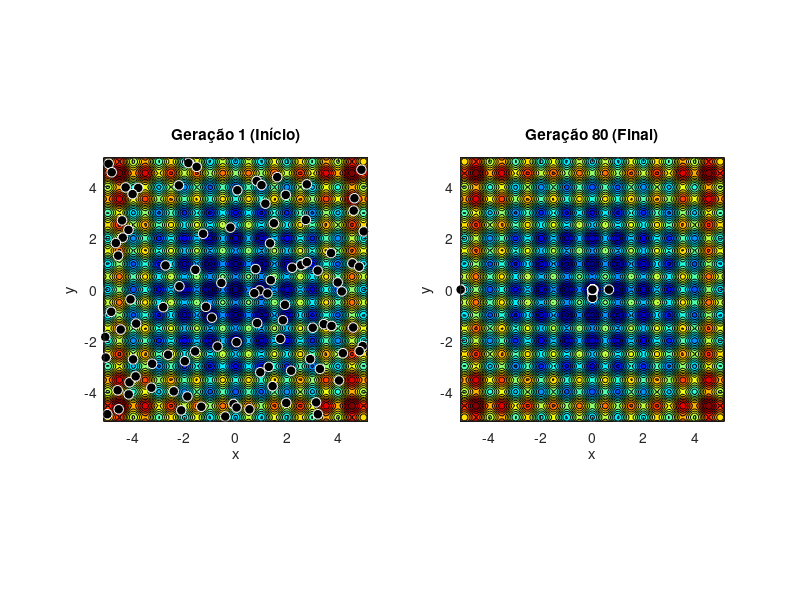
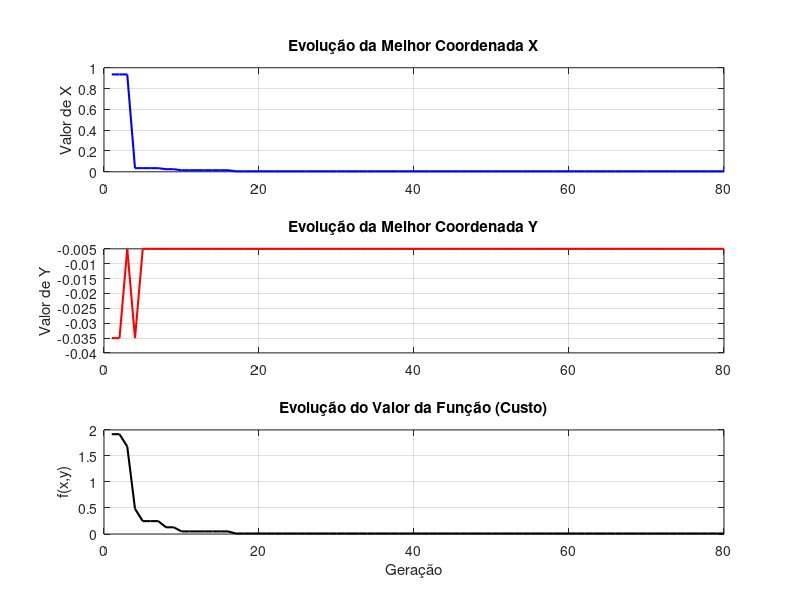
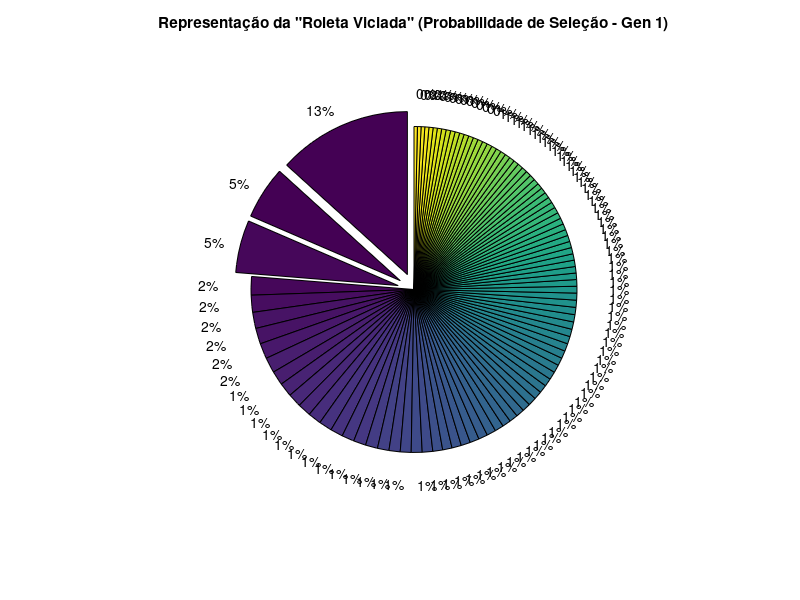

Write MATLAB code to recreate these figures, in order. (Note: this script raises an error after producing the figures.)
% -------------------------------------------------------------------------
% Gerador de Gráficos para Relatório - Algoritmo Genético (GA)
% Código Limpo e Corrigido
% -------------------------------------------------------------------------
clear; clc; close all;

%% 1. PARÂMETROS E CONFIGURAÇÃO
pop_size = 100;          % Tamanho da população
lchrome = 10;           % Tamanho do cromossoma (bits)
maxgen = 80;            % Número de gerações
p_cross = 0.75;         % Probabilidade de cruzamento
p_mut = 0.003;           % Probabilidade de mutação
num_vars = 2;           
total_bits = lchrome * num_vars; 

% --- ESCOLHA DA FUNÇÃO (1 ou 2) ---
funcao_escolhida = 2;   % <--- Mude para 1 ou 2 conforme necessário

if funcao_escolhida == 1
    limit_range = [-2.048, 2.048]; 
else
    limit_range = [-5.12, 5.12];   
end
min_val = limit_range(1);
max_val = limit_range(2);

%% 2. INICIALIZAÇÃO
CHROME = randi([0, 1], pop_size, total_bits);

% Arrays para guardar histórico
hist_best_cost = zeros(1, maxgen);
hist_best_x = zeros(1, maxgen);
hist_best_y = zeros(1, maxgen);

% Variáveis para guardar "fotos" da população
pop_gen_1_x = []; pop_gen_1_y = [];
pop_gen_final_x = []; pop_gen_final_y = [];
roulette_probs_gen1 = []; % Para guardar a roleta

%% 3. CICLO EVOLUTIVO
for gen = 1:maxgen
    
    % --- DECODIFICAÇÃO ---
    x_pop = zeros(pop_size, 1);
    y_pop = zeros(pop_size, 1);
    
    for i = 1:pop_size
        bits_x = CHROME(i, 1:lchrome);
        bits_y = CHROME(i, lchrome+1:end);
        % Conversão manual Binário -> Decimal
        % (Garante funcionamento sem toolbox extra)
        int_x = sum(bits_x .* (2.^(lchrome-1:-1:0)));
        int_y = sum(bits_y .* (2.^(lchrome-1:-1:0)));
        % Mapeamento real
        x_pop(i) = min_val + (int_x / (2^lchrome - 1)) * (max_val - min_val);
        y_pop(i) = min_val + (int_y / (2^lchrome - 1)) * (max_val - min_val);
    end
    
    % --- GUARDAR DADOS DA GERAÇÃO 1 ---
    if gen == 1
        pop_gen_1_x = x_pop;
        pop_gen_1_y = y_pop;
    end
    % --- GUARDAR DADOS DA ÚLTIMA GERAÇÃO ---
    if gen == maxgen
        pop_gen_final_x = x_pop;
        pop_gen_final_y = y_pop;
    end
    
    % --- AVALIAÇÃO (CUSTO) ---
    Cost_Values = zeros(pop_size, 1);
    for i = 1:pop_size
        xx = x_pop(i); yy = y_pop(i);
        if funcao_escolhida == 1
            % Função 1 (Schaffer)
            num = (sin(sqrt(xx^2+yy^2)))^2 - 0.5;
            den = (1 + 0.001*(xx^2+yy^2))^2;
            Cost_Values(i) = 0.5 + num/den;
        else
            % Função 2 (Rastrigin)
            term1 = xx^2 - 10*cos(2*pi*xx);
            term2 = yy^2 - 10*cos(2*pi*yy);
            Cost_Values(i) = 20 + term1 + term2;
        end
    end
    
    % --- APTIDÃO (FITNESS) ---
    % Inverter custo para aptidão (Minimização)
    POP = 1 ./ (Cost_Values + 1e-6); 
    sumfit = sum(POP);
    
    % Guardar probabilidades da roleta para a Geração 1
    if gen == 1
        roulette_probs_gen1 = POP / sumfit;
    end

    % --- ESTATÍSTICAS ---
    [min_cost, idx_best] = min(Cost_Values);
    hist_best_cost(gen) = min_cost;
    hist_best_x(gen) = x_pop(idx_best);
    hist_best_y(gen) = y_pop(idx_best);
    
    % Parar se for a última geração
    if gen == maxgen, break; end

    % --- SELEÇÃO (Roleta) ---
    New_CHROME = zeros(size(CHROME));
    probs = POP / sumfit;
    cum_probs = cumsum(probs);
    
    for i = 1:pop_size
        r = rand();
        sel_idx = find(r <= cum_probs, 1, 'first');
        if isempty(sel_idx), sel_idx = pop_size; end
        New_CHROME(i, :) = CHROME(sel_idx, :);
    end
    
    % --- CRUZAMENTO & MUTAÇÃO ---
    idx_parents = randperm(pop_size);
    for i = 1:2:pop_size
        if rand() < p_cross
            cut = randi([1, total_bits-1]);
            p1 = idx_parents(i); p2 = idx_parents(i+1);
            New_CHROME(p1,:) = [New_CHROME(p1, 1:cut), New_CHROME(p2, cut+1:end)];
            New_CHROME(p2,:) = [New_CHROME(p2, 1:cut), New_CHROME(p1, cut+1:end)];
        end
    end
    
    % Mutação bit a bit
    mask = rand(pop_size, total_bits) < p_mut;
    New_CHROME = xor(New_CHROME, mask);
    CHROME = New_CHROME;
end

%% --- GERAÇÃO DAS FIGURAS PARA O RELATÓRIO ---

% Preparar o fundo (Contour Plot)
grid_res = (max_val - min_val) / 100;
[Xg, Yg] = meshgrid(min_val:grid_res:max_val, min_val:grid_res:max_val);
Zg = zeros(size(Xg));
for r=1:size(Xg,1)
    for c=1:size(Xg,2)
        xx=Xg(r,c); yy=Yg(r,c);
        if funcao_escolhida == 1
            num = (sin(sqrt(xx^2+yy^2)))^2 - 0.5; den = (1 + 0.001*(xx^2+yy^2))^2;
            Zg(r,c) = 0.5 + num/den;
        else
            term1 = xx^2 - 10*cos(2*pi*xx); term2 = yy^2 - 10*cos(2*pi*yy);
            Zg(r,c) = 20 + term1 + term2;
        end
    end
end

%% FIGURA 1: Comparação Geração 1 vs Última Geração
figure('Name', 'Comparação de Populações', 'Position', [100, 100, 1000, 500]);

subplot(1, 2, 1);
contourf(Xg, Yg, Zg, 20); colormap jet; hold on;
scatter(pop_gen_1_x, pop_gen_1_y, 50, 'k', 'filled', 'MarkerEdgeColor', 'w');
title('Geração 1 (Início)'); xlabel('x'); ylabel('y'); axis square;

subplot(1, 2, 2);
contourf(Xg, Yg, Zg, 20); colormap jet; hold on;
scatter(pop_gen_final_x, pop_gen_final_y, 50, 'k', 'filled', 'MarkerEdgeColor', 'w');
title(['Geração ' num2str(maxgen) ' (Final)']); xlabel('x'); ylabel('y'); axis square;

%% FIGURA 2: Evolução das Variáveis e da Função
figure('Name', 'Evolução das Variáveis', 'Position', [150, 150, 600, 700]);

subplot(3, 1, 1);
plot(1:maxgen, hist_best_x, 'b-', 'LineWidth', 1.5);
title('Evolução da Melhor Coordenada X'); ylabel('Valor de X'); grid on;

subplot(3, 1, 2);
plot(1:maxgen, hist_best_y, 'r-', 'LineWidth', 1.5);
title('Evolução da Melhor Coordenada Y'); ylabel('Valor de Y'); grid on;

subplot(3, 1, 3);
plot(1:maxgen, hist_best_cost, 'k-', 'LineWidth', 1.5);
title('Evolução do Valor da Função (Custo)'); 
xlabel('Geração'); ylabel('f(x,y)'); grid on;

%% FIGURA 3: Representação da Roleta Viciada (Baseada na Geração 1)
figure('Name', 'Roleta Viciada', 'Position', [200, 200, 600, 500]);

% Ordenar para melhor visualização
[sorted_probs, idx] = sort(roulette_probs_gen1, 'descend');
% Destacar as 3 melhores fatias
explode = zeros(size(sorted_probs));
explode(1:3) = 0.1; 

p = pie(sorted_probs, explode);
title('Representação da "Roleta Viciada" (Probabilidade de Seleção - Gen 1)');
legend(['Melhor Indivíduo (' num2str(round(max(sorted_probs)*100,1)) '%)'], ...
       'Location', 'BestOutside');

% Remover textos percentuais muito pequenos para limpar o gráfico
for k = 1:numel(p)
    if isgraphics(p(k),'Text') && str2double(strrep(p(k).String,'%','')) < 2
        p(k).String = '';
    end
end